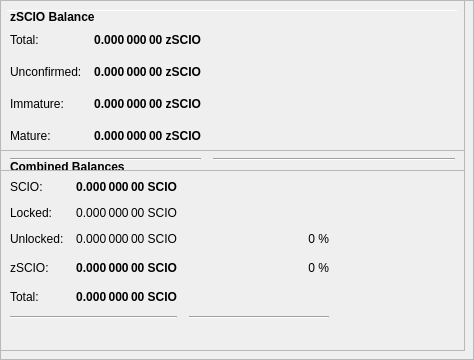
        <widget class="QFrame" name="frameObfuscation">
         <property name="minimumSize">
          <size>
           <width>0</width>
           <height>350</height>
          </size>
         </property>
         <property name="layoutDirection">
          <enum>Qt::LeftToRight</enum>
         </property>
         <property name="frameShape">
          <enum>QFrame::StyledPanel</enum>
         </property>
         <property name="frameShadow">
          <enum>QFrame::Raised</enum>
         </property>
         <widget class="QPushButton" name="runAutoDenom">
          <property name="geometry">
           <rect>
            <x>251</x>
            <y>17</y>
            <width>1</width>
            <height>1</height>
           </rect>
          </property>
          <property name="palette">
           <palette>
            <active>
             <colorrole role="WindowText">
              <brush brushstyle="SolidPattern">
               <color alpha="255">
                <red>0</red>
                <green>0</green>
                <blue>0</blue>
               </color>
              </brush>
             </colorrole>
             <colorrole role="Button">
              <brush brushstyle="SolidPattern">
               <color alpha="255">
                <red>239</red>
                <green>238</green>
                <blue>238</blue>
               </color>
              </brush>
             </colorrole>
             <colorrole role="Light">
              <brush brushstyle="SolidPattern">
               <color alpha="255">
                <red>255</red>
                <green>255</green>
                <blue>255</blue>
               </color>
              </brush>
             </colorrole>
             <colorrole role="Midlight">
              <brush brushstyle="SolidPattern">
               <color alpha="255">
                <red>247</red>
                <green>246</green>
                <blue>246</blue>
               </color>
              </brush>
             </colorrole>
             <colorrole role="Dark">
              <brush brushstyle="SolidPattern">
               <color alpha="255">
                <red>119</red>
                <green>119</green>
                <blue>119</blue>
               </color>
              </brush>
             </colorrole>
             <colorrole role="Mid">
              <brush brushstyle="SolidPattern">
               <color alpha="255">
                <red>159</red>
                <green>159</green>
                <blue>159</blue>
               </color>
              </brush>
             </colorrole>
             <colorrole role="Text">
              <brush brushstyle="SolidPattern">
               <color alpha="255">
                <red>0</red>
                <green>0</green>
                <blue>0</blue>
               </color>
              </brush>
             </colorrole>
             <colorrole role="BrightText">
              <brush brushstyle="SolidPattern">
               <color alpha="255">
                <red>255</red>
                <green>255</green>
                <blue>255</blue>
               </color>
              </brush>
             </colorrole>
             <colorrole role="ButtonText">
              <brush brushstyle="SolidPattern">
               <color alpha="255">
                <red>0</red>
                <green>0</green>
                <blue>0</blue>
               </color>
              </brush>
             </colorrole>
             <colorrole role="Base">
              <brush brushstyle="SolidPattern">
               <color alpha="255">
                <red>255</red>
                <green>255</green>
                <blue>255</blue>
               </color>
              </brush>
             </colorrole>
             <colorrole role="Window">
              <brush brushstyle="SolidPattern">
               <color alpha="255">
                <red>239</red>
                <green>238</green>
                <blue>238</blue>
               </color>
              </brush>
             </colorrole>
             <colorrole role="Shadow">
              <brush brushstyle="SolidPattern">
               <color alpha="255">
                <red>0</red>
                <green>0</green>
                <blue>0</blue>
               </color>
              </brush>
             </colorrole>
             <colorrole role="AlternateBase">
              <brush brushstyle="SolidPattern">
               <color alpha="255">
                <red>247</red>
                <green>246</green>
                <blue>246</blue>
               </color>
              </brush>
             </colorrole>
             <colorrole role="ToolTipBase">
              <brush brushstyle="SolidPattern">
               <color alpha="255">
                <red>255</red>
                <green>255</green>
                <blue>220</blue>
               </color>
              </brush>
             </colorrole>
             <colorrole role="ToolTipText">
              <brush brushstyle="SolidPattern">
               <color alpha="255">
                <red>0</red>
                <green>0</green>
                <blue>0</blue>
               </color>
              </brush>
             </colorrole>
            </active>
            <inactive>
             <colorrole role="WindowText">
              <brush brushstyle="SolidPattern">
               <color alpha="255">
                <red>0</red>
                <green>0</green>
                <blue>0</blue>
               </color>
              </brush>
             </colorrole>
             <colorrole role="Button">
              <brush brushstyle="SolidPattern">
               <color alpha="255">
                <red>239</red>
                <green>238</green>
                <blue>238</blue>
               </color>
              </brush>
             </colorrole>
             <colorrole role="Light">
              <brush brushstyle="SolidPattern">
               <color alpha="255">
                <red>255</red>
                <green>255</green>
                <blue>255</blue>
               </color>
              </brush>
             </colorrole>
             <colorrole role="Midlight">
              <brush brushstyle="SolidPattern">
               <color alpha="255">
                <red>247</red>
                <green>246</green>
                <blue>246</blue>
               </color>
              </brush>
             </colorrole>
             <colorrole role="Dark">
              <brush brushstyle="SolidPattern">
               <color alpha="255">
                <red>119</red>
                <green>119</green>
                <blue>119</blue>
               </color>
              </brush>
             </colorrole>
             <colorrole role="Mid">
              <brush brushstyle="SolidPattern">
               <color alpha="255">
                <red>159</red>
                <green>159</green>
                <blue>159</blue>
               </color>
              </brush>
             </colorrole>
             <colorrole role="Text">
              <brush brushstyle="SolidPattern">
               <color alpha="255">
                <red>0</red>
                <green>0</green>
                <blue>0</blue>
               </color>
              </brush>
             </colorrole>
             <colorrole role="BrightText">
              <brush brushstyle="SolidPattern">
               <color alpha="255">
                <red>255</red>
                <green>255</green>
                <blue>255</blue>
               </color>
              </brush>
             </colorrole>
             <colorrole role="ButtonText">
              <brush brushstyle="SolidPattern">
               <color alpha="255">
                <red>0</red>
                <green>0</green>
                <blue>0</blue>
               </color>
              </brush>
             </colorrole>
             <colorrole role="Base">
              <brush brushstyle="SolidPattern">
               <color alpha="255">
                <red>255</red>
                <green>255</green>
                <blue>255</blue>
               </color>
              </brush>
             </colorrole>
             <colorrole role="Window">
              <brush brushstyle="SolidPattern">
               <color alpha="255">
                <red>239</red>
                <green>238</green>
                <blue>238</blue>
               </color>
              </brush>
             </colorrole>
             <colorrole role="Shadow">
              <brush brushstyle="SolidPattern">
               <color alpha="255">
                <red>0</red>
                <green>0</green>
                <blue>0</blue>
               </color>
              </brush>
             </colorrole>
             <colorrole role="AlternateBase">
              <brush brushstyle="SolidPattern">
               <color alpha="255">
                <red>247</red>
                <green>246</green>
                <blue>246</blue>
               </color>
              </brush>
             </colorrole>
             <colorrole role="ToolTipBase">
              <brush brushstyle="SolidPattern">
               <color alpha="255">
                <red>255</red>
                <green>255</green>
                <blue>220</blue>
               </color>
              </brush>
             </colorrole>
             <colorrole role="ToolTipText">
              <brush brushstyle="SolidPattern">
               <color alpha="255">
                <red>0</red>
                <green>0</green>
                <blue>0</blue>
               </color>
              </brush>
             </colorrole>
            </inactive>
            <disabled>
             <colorrole role="WindowText">
              <brush brushstyle="SolidPattern">
               <color alpha="255">
                <red>119</red>
                <green>119</green>
                <blue>119</blue>
               </color>
              </brush>
             </colorrole>
             <colorrole role="Button">
              <brush brushstyle="SolidPattern">
               <color alpha="255">
                <red>239</red>
                <green>238</green>
                <blue>238</blue>
               </color>
              </brush>
             </colorrole>
             <colorrole role="Light">
              <brush brushstyle="SolidPattern">
               <color alpha="255">
                <red>255</red>
                <green>255</green>
                <blue>255</blue>
               </color>
              </brush>
             </colorrole>
             <colorrole role="Midlight">
              <brush brushstyle="SolidPattern">
               <color alpha="255">
                <red>247</red>
                <green>246</green>
                <blue>246</blue>
               </color>
              </brush>
             </colorrole>
             <colorrole role="Dark">
              <brush brushstyle="SolidPattern">
               <color alpha="255">
                <red>119</red>
                <green>119</green>
                <blue>119</blue>
               </color>
              </brush>
             </colorrole>
             <colorrole role="Mid">
              <brush brushstyle="SolidPattern">
               <color alpha="255">
                <red>159</red>
                <green>159</green>
                <blue>159</blue>
               </color>
              </brush>
             </colorrole>
             <colorrole role="Text">
              <brush brushstyle="SolidPattern">
               <color alpha="255">
                <red>119</red>
                <green>119</green>
                <blue>119</blue>
               </color>
              </brush>
             </colorrole>
             <colorrole role="BrightText">
              <brush brushstyle="SolidPattern">
               <color alpha="255">
                <red>255</red>
                <green>255</green>
                <blue>255</blue>
               </color>
              </brush>
             </colorrole>
             <colorrole role="ButtonText">
              <brush brushstyle="SolidPattern">
               <color alpha="255">
                <red>119</red>
                <green>119</green>
                <blue>119</blue>
               </color>
              </brush>
             </colorrole>
             <colorrole role="Base">
              <brush brushstyle="SolidPattern">
               <color alpha="255">
                <red>239</red>
                <green>238</green>
                <blue>238</blue>
               </color>
              </brush>
             </colorrole>
             <colorrole role="Window">
              <brush brushstyle="SolidPattern">
               <color alpha="255">
                <red>239</red>
                <green>238</green>
                <blue>238</blue>
               </color>
              </brush>
             </colorrole>
             <colorrole role="Shadow">
              <brush brushstyle="SolidPattern">
               <color alpha="255">
                <red>0</red>
                <green>0</green>
                <blue>0</blue>
               </color>
              </brush>
             </colorrole>
             <colorrole role="AlternateBase">
              <brush brushstyle="SolidPattern">
               <color alpha="255">
                <red>239</red>
                <green>238</green>
                <blue>238</blue>
               </color>
              </brush>
             </colorrole>
             <colorrole role="ToolTipBase">
              <brush brushstyle="SolidPattern">
               <color alpha="255">
                <red>255</red>
                <green>255</green>
                <blue>220</blue>
               </color>
              </brush>
             </colorrole>
             <colorrole role="ToolTipText">
              <brush brushstyle="SolidPattern">
               <color alpha="255">
                <red>0</red>
                <green>0</green>
                <blue>0</blue>
               </color>
              </brush>
             </colorrole>
            </disabled>
           </palette>
          </property>
          <property name="focusPolicy">
           <enum>Qt::NoFocus</enum>
          </property>
          <property name="autoFillBackground">
           <bool>true</bool>
          </property>
          <property name="text">
           <string/>
          </property>
          <property name="flat">
           <bool>true</bool>
          </property>
         </widget>
         <widget class="Line" name="line">
          <property name="geometry">
           <rect>
            <x>7</x>
            <y>10</y>
            <width>451</width>
            <height>1</height>
           </rect>
          </property>
          <property name="orientation">
           <enum>Qt::Horizontal</enum>
          </property>
         </widget>
         <widget class="QFrame" name="frame_3">
          <property name="geometry">
           <rect>
            <x>0</x>
            <y>150</y>
            <width>465</width>
            <height>201</height>
           </rect>
          </property>
          <property name="frameShape">
           <enum>QFrame::StyledPanel</enum>
          </property>
          <property name="frameShadow">
           <enum>QFrame::Raised</enum>
          </property>
          <layout class="QVBoxLayout" name="verticalLayout_5">
           <item>
            <layout class="QHBoxLayout" name="horizontalLayout_5" stretch="0">
             <item>
              <widget class="QLabel" name="label_5z">
               <property name="maximumSize">
                <size>
                 <width>16777215</width>
                 <height>20</height>
                </size>
               </property>
               <property name="font">
                <font>
                 <weight>75</weight>
                 <bold>true</bold>
                </font>
               </property>
               <property name="toolTip">
                <string>Combined Balances (including unconfirmed and immature coins)</string>
               </property>
               <property name="text">
                <string>&lt;html&gt;&lt;head/&gt;&lt;body&gt;&lt;p&gt;Combined Balances&lt;/p&gt;&lt;/body&gt;&lt;/html&gt;</string>
               </property>
              </widget>
             </item>
            </layout>
           </item>
           <item>
            <layout class="QGridLayout" name="gridLayout_3">
             <property name="spacing">
              <number>12</number>
             </property>
             <item row="7" column="0" colspan="2">
              <widget class="Line" name="lineSpendableBalance_3">
               <property name="orientation">
                <enum>Qt::Horizontal</enum>
               </property>
              </widget>
             </item>
             <item row="7" column="2">
              <widget class="Line" name="lineWatchBalance_3">
               <property name="sizePolicy">
                <sizepolicy hsizetype="Preferred" vsizetype="Fixed">
                 <horstretch>0</horstretch>
                 <verstretch>0</verstretch>
                </sizepolicy>
               </property>
               <property name="minimumSize">
                <size>
                 <width>140</width>
                 <height>0</height>
                </size>
               </property>
               <property name="orientation">
                <enum>Qt::Horizontal</enum>
               </property>
              </widget>
             </item>
             <item row="4" column="1">
              <widget class="QLabel" name="labelzBalancez">
               <property name="font">
                <font>
                 <weight>75</weight>
                 <bold>true</bold>
                </font>
               </property>
               <property name="cursor">
                <cursorShape>IBeamCursor</cursorShape>
               </property>
               <property name="toolTip">
                <string>Total of transactions that have yet to be confirmed, and do not yet count toward the spendable balance</string>
               </property>
               <property name="text">
                <string notr="true">0.000 000 00 SCIO</string>
               </property>
               <property name="alignment">
                <set>Qt::AlignRight|Qt::AlignTrailing|Qt::AlignVCenter</set>
               </property>
               <property name="textInteractionFlags">
                <set>Qt::LinksAccessibleByMouse|Qt::TextSelectableByKeyboard|Qt::TextSelectableByMouse</set>
               </property>
              </widget>
             </item>
             <item row="6" column="1">
              <widget class="QLabel" name="labelTotalz">
               <property name="font">
                <font>
                 <weight>75</weight>
                 <bold>true</bold>
                </font>
               </property>
               <property name="cursor">
                <cursorShape>IBeamCursor</cursorShape>
               </property>
               <property name="toolTip">
                <string>Total Balance, including unconfirmed and immature coins.</string>
               </property>
               <property name="text">
                <string notr="true">0.000 000 00 SCIO</string>
               </property>
               <property name="alignment">
                <set>Qt::AlignRight|Qt::AlignTrailing|Qt::AlignVCenter</set>
               </property>
               <property name="textInteractionFlags">
                <set>Qt::LinksAccessibleByMouse|Qt::TextSelectableByKeyboard|Qt::TextSelectableByMouse</set>
               </property>
              </widget>
             </item>
             <item row="4" column="3">
              <spacer name="horizontalSpacer_6">
               <property name="orientation">
                <enum>Qt::Horizontal</enum>
               </property>
               <property name="sizeHint" stdset="0">
                <size>
                 <width>40</width>
                 <height>20</height>
                </size>
               </property>
              </spacer>
             </item>
             <item row="6" column="0">
              <widget class="QLabel" name="labelTotalTextz">
               <property name="text">
                <string>Total:</string>
               </property>
              </widget>
             </item>
             <item row="1" column="0">
              <widget class="QLabel" name="labelBalanceTextz">
               <property name="text">
                <string>SCIO:</string>
               </property>
              </widget>
             </item>
             <item row="1" column="1">
              <widget class="QLabel" name="labelBalancez">
               <property name="font">
                <font>
                 <weight>75</weight>
                 <bold>true</bold>
                </font>
               </property>
               <property name="cursor">
                <cursorShape>IBeamCursor</cursorShape>
               </property>
               <property name="toolTip">
                <string>Your current spendable balance</string>
               </property>
               <property name="text">
                <string notr="true">0.000 000 00 SCIO</string>
               </property>
               <property name="alignment">
                <set>Qt::AlignRight|Qt::AlignTrailing|Qt::AlignVCenter</set>
               </property>
               <property name="textInteractionFlags">
                <set>Qt::LinksAccessibleByMouse|Qt::TextSelectableByKeyboard|Qt::TextSelectableByMouse</set>
               </property>
              </widget>
             </item>
             <item row="4" column="0">
              <widget class="QLabel" name="labelzBalanceTextz">
               <property name="toolTip">
                <string/>
               </property>
               <property name="text">
                <string>zSCIO:</string>
               </property>
              </widget>
             </item>
             <item row="4" column="2">
              <widget class="QLabel" name="labelzSCIOPercent">
               <property name="toolTip">
                <string>Current percentage of zSCIO.
If AutoMint is enabled this percentage will settle around the configured AutoMint percentage (default = 10%)</string>
               </property>
               <property name="text">
                <string>0 %</string>
               </property>
               <property name="alignment">
                <set>Qt::AlignRight|Qt::AlignTrailing|Qt::AlignVCenter</set>
               </property>
              </widget>
             </item>
             <item row="6" column="2">
              <widget class="QLabel" name="label100Percent">
               <property name="text">
                <string/>
               </property>
               <property name="alignment">
                <set>Qt::AlignRight|Qt::AlignTrailing|Qt::AlignVCenter</set>
               </property>
              </widget>
             </item>
             <item row="2" column="1">
              <widget class="QLabel" name="labelLockedBalance">
               <property name="toolTip">
                <string>Locked SCIO or Masternode collaterals. These are excluded from zSCIO minting.</string>
               </property>
               <property name="text">
                <string>0.000 000 00 SCIO</string>
               </property>
               <property name="alignment">
                <set>Qt::AlignRight|Qt::AlignTrailing|Qt::AlignVCenter</set>
               </property>
              </widget>
             </item>
             <item row="2" column="0">
              <widget class="QLabel" name="labelLockedBalanceText">
               <property name="toolTip">
                <string>Locked SCIO or Masternode collaterals. These are excluded from zSCIO minting.</string>
               </property>
               <property name="text">
                <string>Locked:</string>
               </property>
              </widget>
             </item>
             <item row="3" column="0">
              <widget class="QLabel" name="labelUnLockedBalanceText">
               <property name="toolTip">
                <string>Unlocked SCIOs. These can be used for zSCIO minting.</string>
               </property>
               <property name="text">
                <string>Unlocked:</string>
               </property>
              </widget>
             </item>
             <item row="3" column="1">
              <widget class="QLabel" name="labelUnLockedBalance">
               <property name="toolTip">
                <string>Unlocked SCIOs. These can be used for zSCIO minting.</string>
               </property>
               <property name="text">
                <string>0.000 000 00 SCIO</string>
               </property>
               <property name="alignment">
                <set>Qt::AlignRight|Qt::AlignTrailing|Qt::AlignVCenter</set>
               </property>
              </widget>
             </item>
             <item row="3" column="2">
              <widget class="QLabel" name="labelSCIOPercent">
               <property name="text">
                <string>0 %</string>
               </property>
               <property name="alignment">
                <set>Qt::AlignRight|Qt::AlignTrailing|Qt::AlignVCenter</set>
               </property>
              </widget>
             </item>
            </layout>
           </item>
           <item>
            <spacer name="verticalSpacer">
             <property name="orientation">
              <enum>Qt::Vertical</enum>
             </property>
             <property name="sizeHint" stdset="0">
              <size>
               <width>20</width>
               <height>40</height>
              </size>
             </property>
            </spacer>
           </item>
          </layout>
         </widget>
         <widget class="QFrame" name="frame_4">
          <property name="geometry">
           <rect>
            <x>0</x>
            <y>0</y>
            <width>465</width>
            <height>171</height>
           </rect>
          </property>
          <property name="frameShape">
           <enum>QFrame::StyledPanel</enum>
          </property>
          <property name="frameShadow">
           <enum>QFrame::Raised</enum>
          </property>
          <layout class="QVBoxLayout" name="verticalLayout_7">
           <item>
            <layout class="QHBoxLayout" name="horizontalLayout_8" stretch="0">
             <item>
              <widget class="QLabel" name="label_5z_3">
               <property name="maximumSize">
                <size>
                 <width>16777215</width>
                 <height>20</height>
                </size>
               </property>
               <property name="font">
                <font>
                 <weight>75</weight>
                 <bold>true</bold>
                </font>
               </property>
               <property name="text">
                <string>zSCIO Balance</string>
               </property>
              </widget>
             </item>
            </layout>
           </item>
           <item>
            <layout class="QGridLayout" name="gridLayout_5">
             <property name="spacing">
              <number>12</number>
             </property>
             <item row="4" column="0">
              <widget class="QLabel" name="labelzBalanceMatureText">
               <property name="toolTip">
                <string>Mature: more than 20 confirmation and more than 1 mints of the same denomination after it was minted.
These zSCIO are spendable.</string>
               </property>
               <property name="text">
                <string>Mature:</string>
               </property>
              </widget>
             </item>
             <item row="5" column="0" colspan="2">
              <widget class="Line" name="lineSpendableBalance_5">
               <property name="orientation">
                <enum>Qt::Horizontal</enum>
               </property>
              </widget>
             </item>
             <item row="1" column="1">
              <widget class="QLabel" name="labelzBalance">
               <property name="font">
                <font>
                 <weight>75</weight>
                 <bold>true</bold>
                </font>
               </property>
               <property name="cursor">
                <cursorShape>IBeamCursor</cursorShape>
               </property>
               <property name="toolTip">
                <string>All available zSCIO, unconfirmed and immature zSCIO included.</string>
               </property>
               <property name="text">
                <string notr="true">0.000 000 00 zSCIO</string>
               </property>
               <property name="alignment">
                <set>Qt::AlignRight|Qt::AlignTrailing|Qt::AlignVCenter</set>
               </property>
               <property name="textInteractionFlags">
                <set>Qt::LinksAccessibleByMouse|Qt::TextSelectableByKeyboard|Qt::TextSelectableByMouse</set>
               </property>
              </widget>
             </item>
             <item row="5" column="2">
              <widget class="Line" name="lineWatchBalance_5">
               <property name="sizePolicy">
                <sizepolicy hsizetype="Preferred" vsizetype="Fixed">
                 <horstretch>0</horstretch>
                 <verstretch>0</verstretch>
                </sizepolicy>
               </property>
               <property name="minimumSize">
                <size>
                 <width>140</width>
                 <height>0</height>
                </size>
               </property>
               <property name="orientation">
                <enum>Qt::Horizontal</enum>
               </property>
              </widget>
             </item>
             <item row="1" column="0">
              <widget class="QLabel" name="labelzBalanceText">
               <property name="toolTip">
                <string>All available zSCIO, unconfirmed and immature zSCIO included.</string>
               </property>
               <property name="text">
                <string>Total:</string>
               </property>
              </widget>
             </item>
             <item row="1" column="2">
              <spacer name="horizontalSpacer_8">
               <property name="orientation">
                <enum>Qt::Horizontal</enum>
               </property>
               <property name="sizeHint" stdset="0">
                <size>
                 <width>40</width>
                 <height>20</height>
                </size>
               </property>
              </spacer>
             </item>
             <item row="4" column="2">
              <spacer name="horizontalSpacer_4">
               <property name="orientation">
                <enum>Qt::Horizontal</enum>
               </property>
               <property name="sizeHint" stdset="0">
                <size>
                 <width>40</width>
                 <height>20</height>
                </size>
               </property>
              </spacer>
             </item>
             <item row="4" column="1">
              <widget class="QLabel" name="labelzBalanceMature">
               <property name="font">
                <font>
                 <weight>75</weight>
                 <bold>true</bold>
                </font>
               </property>
               <property name="toolTip">
                <string>Mature: more than 20 confirmation and more than 1 mints of the same denomination after it was minted.
These zSCIO are spendable.</string>
               </property>
               <property name="text">
                <string>0.000 000 00 zSCIO</string>
               </property>
               <property name="alignment">
                <set>Qt::AlignRight|Qt::AlignTrailing|Qt::AlignVCenter</set>
               </property>
              </widget>
             </item>
             <item row="2" column="0">
              <widget class="QLabel" name="labelzBalanceUnconfirmedText">
               <property name="toolTip">
                <string>Unconfirmed: less than 20 confirmations
Immature: confirmed, but less than 1 mints of the same denomination after it was minted</string>
               </property>
               <property name="text">
                <string>Unconfirmed:</string>
               </property>
              </widget>
             </item>
             <item row="2" column="1">
              <widget class="QLabel" name="labelzBalanceUnconfirmed">
               <property name="font">
                <font>
                 <weight>75</weight>
                 <bold>true</bold>
                </font>
               </property>
               <property name="toolTip">
                <string>Unconfirmed: less than 20 confirmations
Immature: confirmed, but less than 1 mints of the same denomination after it was minted</string>
               </property>
               <property name="text">
                <string>0.000 000 00 zSCIO</string>
               </property>
               <property name="alignment">
                <set>Qt::AlignRight|Qt::AlignTrailing|Qt::AlignVCenter</set>
               </property>
              </widget>
             </item>
             <item row="2" column="2">
              <spacer name="horizontalSpacer_5">
               <property name="orientation">
                <enum>Qt::Horizontal</enum>
               </property>
               <property name="sizeHint" stdset="0">
                <size>
                 <width>40</width>
                 <height>20</height>
                </size>
               </property>
              </spacer>
             </item>
             <item row="3" column="0">
              <widget class="QLabel" name="labelzBalanceImmatureText">
               <property name="toolTip">
                <string>Unconfirmed: less than 20 confirmations
Immature: confirmed, but less than 1 mints of the same denomination after it was minted</string>
               </property>
               <property name="text">
                <string>Immature:</string>
               </property>
              </widget>
             </item>
             <item row="3" column="1">
              <widget class="QLabel" name="labelzBalanceImmature">
               <property name="font">
                <font>
                 <weight>75</weight>
                 <bold>true</bold>
                </font>
               </property>
               <property name="toolTip">
                <string>Unconfirmed: less than 20 confirmations
Immature: confirmed, but less than 1 mints of the same denomination after it was minted</string>
               </property>
               <property name="text">
                <string>0.000 000 00 zSCIO</string>
               </property>
               <property name="alignment">
                <set>Qt::AlignRight|Qt::AlignTrailing|Qt::AlignVCenter</set>
               </property>
              </widget>
             </item>
             <item row="3" column="2">
              <spacer name="horizontalSpacer_7">
               <property name="orientation">
                <enum>Qt::Horizontal</enum>
               </property>
               <property name="sizeHint" stdset="0">
                <size>
                 <width>40</width>
                 <height>20</height>
                </size>
               </property>
              </spacer>
             </item>
            </layout>
           </item>
          </layout>
         </widget>
        </widget>
